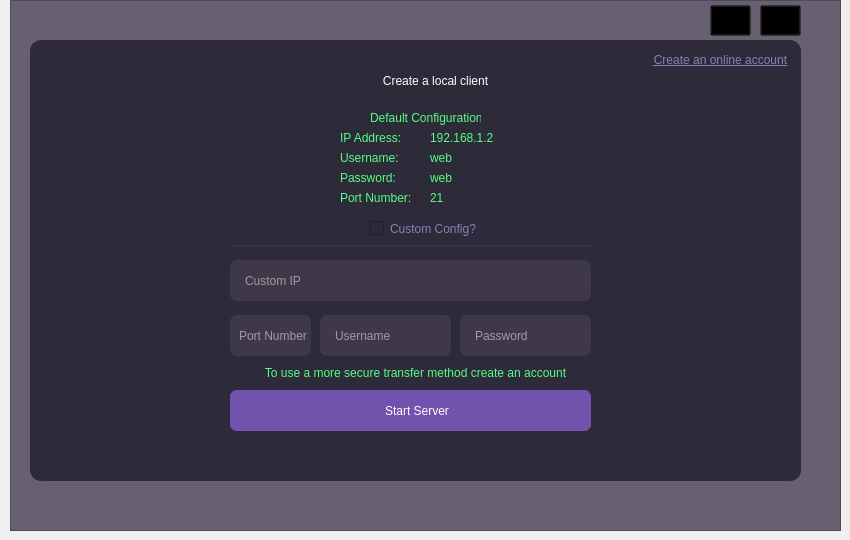
   <widget class="QWidget" name="ipsetup">
    <widget class="QFrame" name="ipsetupbackdrop">
     <property name="geometry">
      <rect>
       <x>10</x>
       <y>0</y>
       <width>831</width>
       <height>531</height>
      </rect>
     </property>
     <property name="styleSheet">
      <string notr="true">background-color: rgb(104, 96, 112);</string>
     </property>
     <property name="frameShape">
      <enum>QFrame::StyledPanel</enum>
     </property>
     <property name="frameShadow">
      <enum>QFrame::Raised</enum>
     </property>
     <widget class="QFrame" name="ipsetupframe">
      <property name="geometry">
       <rect>
        <x>20</x>
        <y>40</y>
        <width>771</width>
        <height>441</height>
       </rect>
      </property>
      <property name="styleSheet">
       <string notr="true">border-radius: 11px;
background-color: rgb(45, 42, 58);</string>
      </property>
      <property name="frameShape">
       <enum>QFrame::StyledPanel</enum>
      </property>
      <property name="frameShadow">
       <enum>QFrame::Raised</enum>
      </property>
      <widget class="QLabel" name="localtitle2">
       <property name="geometry">
        <rect>
         <x>230</x>
         <y>20</y>
         <width>351</width>
         <height>41</height>
        </rect>
       </property>
       <property name="styleSheet">
        <string notr="true">color: rgb(255, 255, 255);
</string>
       </property>
       <property name="text">
        <string>Create a local client</string>
       </property>
       <property name="alignment">
        <set>Qt::AlignCenter</set>
       </property>
      </widget>
      <widget class="QLineEdit" name="customip">
       <property name="geometry">
        <rect>
         <x>200</x>
         <y>220</y>
         <width>361</width>
         <height>41</height>
        </rect>
       </property>
       <property name="styleSheet">
        <string notr="true">QLineEdit{
background-color: rgb(62, 56, 73);
border-radius: 7px;
border: 0px;
color: rgb(255, 255, 255);
padding-left: 13px;
font: 25 9pt &quot;Nimbus Sans D OT Light&quot;;
}
QLineEdit:hover{
border: 0.5px solid rgb(171, 137, 255)
}
QLineEdit:focus{
border: 0.5px solid rgb(171, 137, 255)
}</string>
       </property>
       <property name="text">
        <string/>
       </property>
       <property name="placeholderText">
        <string>Custom IP</string>
       </property>
      </widget>
      <widget class="QLineEdit" name="portnumber">
       <property name="geometry">
        <rect>
         <x>200</x>
         <y>275</y>
         <width>81</width>
         <height>41</height>
        </rect>
       </property>
       <property name="styleSheet">
        <string notr="true">QLineEdit{
background-color: rgb(62, 56, 73);
border-radius: 7px;
border: 0px;
color: rgb(255, 255, 255);
padding-left: 7px;
font: 25 9pt &quot;Nimbus Sans D OT Light&quot;;
}
QLineEdit:hover{
border: 0.5px solid rgb(171, 137, 255)
}
QLineEdit:focus{
border: 0.5px solid rgb(171, 137, 255)
}</string>
       </property>
       <property name="text">
        <string/>
       </property>
       <property name="placeholderText">
        <string>Port Number</string>
       </property>
      </widget>
      <widget class="QPushButton" name="startserver">
       <property name="geometry">
        <rect>
         <x>200</x>
         <y>350</y>
         <width>361</width>
         <height>41</height>
        </rect>
       </property>
       <property name="styleSheet">
        <string notr="true">QPushButton{
background-color: rgb(113, 82, 173);
border-radius: 7px;
border: 0px;
color: rgb(255, 255, 255);
padding-left: 13px;
font: 75 9pt &quot;Nimbus Sans D OT&quot;;}
QPushButton:hover{
background-color: rgb(225, 225, 225);
	color: rgb(172, 172, 172);
}</string>
       </property>
       <property name="text">
        <string>Start Server</string>
       </property>
      </widget>
      <widget class="QLineEdit" name="localusername">
       <property name="geometry">
        <rect>
         <x>290</x>
         <y>275</y>
         <width>131</width>
         <height>41</height>
        </rect>
       </property>
       <property name="styleSheet">
        <string notr="true">QLineEdit{
background-color: rgb(62, 56, 73);
border-radius: 7px;
border: 0px;
color: rgb(255, 255, 255);
padding-left: 13px;
font: 25 9pt &quot;Nimbus Sans D OT Light&quot;;
}
QLineEdit:hover{
border: 0.5px solid rgb(171, 137, 255)
}
QLineEdit:focus{
border: 0.5px solid rgb(171, 137, 255)
}</string>
       </property>
       <property name="text">
        <string/>
       </property>
       <property name="placeholderText">
        <string>Username</string>
       </property>
      </widget>
      <widget class="QLineEdit" name="localpassfield">
       <property name="geometry">
        <rect>
         <x>430</x>
         <y>275</y>
         <width>131</width>
         <height>41</height>
        </rect>
       </property>
       <property name="styleSheet">
        <string notr="true">QLineEdit{
background-color: rgb(62, 56, 73);
border-radius: 7px;
border: 0px;
color: rgb(255, 255, 255);
padding-left: 13px;
font: 25 9pt &quot;Nimbus Sans D OT Light&quot;;
}
QLineEdit:hover{
border: 0.5px solid rgb(171, 137, 255)
}
QLineEdit:focus{
border: 0.5px solid rgb(171, 137, 255)
}</string>
       </property>
       <property name="text">
        <string/>
       </property>
       <property name="placeholderText">
        <string>Password</string>
       </property>
      </widget>
      <widget class="Line" name="line">
       <property name="geometry">
        <rect>
         <x>200</x>
         <y>205</y>
         <width>361</width>
         <height>1</height>
        </rect>
       </property>
       <property name="styleSheet">
        <string notr="true">color: rgb(62, 56, 73);
background-color: rgb(62, 56, 73);</string>
       </property>
       <property name="orientation">
        <enum>Qt::Horizontal</enum>
       </property>
      </widget>
      <widget class="QLabel" name="name">
       <property name="geometry">
        <rect>
         <x>340</x>
         <y>70</y>
         <width>111</width>
         <height>16</height>
        </rect>
       </property>
       <property name="styleSheet">
        <string notr="true">color: rgb(85, 255, 127);
font: 25 9pt &quot;Nimbus Sans D OT Light&quot;;</string>
       </property>
       <property name="text">
        <string>Default Configuration</string>
       </property>
      </widget>
      <widget class="QLabel" name="iptext">
       <property name="geometry">
        <rect>
         <x>310</x>
         <y>90</y>
         <width>61</width>
         <height>16</height>
        </rect>
       </property>
       <property name="styleSheet">
        <string notr="true">color: rgb(85, 255, 127);</string>
       </property>
       <property name="text">
        <string>IP Address:</string>
       </property>
      </widget>
      <widget class="QLabel" name="ipaddressfield">
       <property name="geometry">
        <rect>
         <x>400</x>
         <y>90</y>
         <width>151</width>
         <height>16</height>
        </rect>
       </property>
       <property name="styleSheet">
        <string notr="true">color: rgb(85, 255, 127);</string>
       </property>
       <property name="text">
        <string>192.168.1.2</string>
       </property>
      </widget>
      <widget class="QLabel" name="usernametext">
       <property name="geometry">
        <rect>
         <x>310</x>
         <y>110</y>
         <width>61</width>
         <height>16</height>
        </rect>
       </property>
       <property name="styleSheet">
        <string notr="true">color: rgb(85, 255, 127);</string>
       </property>
       <property name="text">
        <string>Username:</string>
       </property>
      </widget>
      <widget class="QLabel" name="usernamefield">
       <property name="geometry">
        <rect>
         <x>400</x>
         <y>110</y>
         <width>61</width>
         <height>16</height>
        </rect>
       </property>
       <property name="styleSheet">
        <string notr="true">color: rgb(85, 255, 127);</string>
       </property>
       <property name="text">
        <string>web</string>
       </property>
      </widget>
      <widget class="QLabel" name="passwordtext">
       <property name="geometry">
        <rect>
         <x>310</x>
         <y>130</y>
         <width>61</width>
         <height>16</height>
        </rect>
       </property>
       <property name="styleSheet">
        <string notr="true">color: rgb(85, 255, 127);</string>
       </property>
       <property name="text">
        <string>Password:</string>
       </property>
      </widget>
      <widget class="QLabel" name="defaultippass">
       <property name="geometry">
        <rect>
         <x>400</x>
         <y>130</y>
         <width>61</width>
         <height>16</height>
        </rect>
       </property>
       <property name="styleSheet">
        <string notr="true">color: rgb(85, 255, 127);</string>
       </property>
       <property name="text">
        <string>web</string>
       </property>
      </widget>
      <widget class="QLabel" name="portnumtext">
       <property name="geometry">
        <rect>
         <x>310</x>
         <y>150</y>
         <width>71</width>
         <height>16</height>
        </rect>
       </property>
       <property name="styleSheet">
        <string notr="true">color: rgb(85, 255, 127);</string>
       </property>
       <property name="text">
        <string>Port Number:</string>
       </property>
      </widget>
      <widget class="QLabel" name="portnumfieldd">
       <property name="geometry">
        <rect>
         <x>400</x>
         <y>150</y>
         <width>121</width>
         <height>16</height>
        </rect>
       </property>
       <property name="styleSheet">
        <string notr="true">color: rgb(85, 255, 127);</string>
       </property>
       <property name="text">
        <string>21</string>
       </property>
      </widget>
      <widget class="QCheckBox" name="custom">
       <property name="geometry">
        <rect>
         <x>340</x>
         <y>180</y>
         <width>271</width>
         <height>17</height>
        </rect>
       </property>
       <property name="styleSheet">
        <string notr="true">font: 25 9pt &quot;Nimbus Sans D OT Light&quot;;
color: rgb(144, 126, 179);</string>
       </property>
       <property name="text">
        <string>Custom Config?</string>
       </property>
      </widget>
      <widget class="QLabel" name="warning">
       <property name="geometry">
        <rect>
         <x>105</x>
         <y>323</y>
         <width>561</width>
         <height>20</height>
        </rect>
       </property>
       <property name="styleSheet">
        <string notr="true">color: rgb(85, 255, 127);</string>
       </property>
       <property name="text">
        <string>To use a more secure transfer method create an account</string>
       </property>
       <property name="alignment">
        <set>Qt::AlignCenter</set>
       </property>
      </widget>
      <widget class="QPushButton" name="passmask2">
       <property name="geometry">
        <rect>
         <x>520</x>
         <y>281</y>
         <width>41</width>
         <height>31</height>
        </rect>
       </property>
       <property name="styleSheet">
        <string notr="true">background-color: transparent;</string>
       </property>
       <property name="text">
        <string/>
       </property>
       <property name="icon">
        <iconset resource="../ui/uielement.qrc">
         <normaloff>:/icons/eye-crossed.png</normaloff>
         <activeon>:/icons/eye.png</activeon>:/icons/eye-crossed.png</iconset>
       </property>
       <property name="iconSize">
        <size>
         <width>14</width>
         <height>14</height>
        </size>
       </property>
       <property name="checkable">
        <bool>true</bool>
       </property>
      </widget>
      <widget class="QPushButton" name="startserverdef">
       <property name="geometry">
        <rect>
         <x>200</x>
         <y>350</y>
         <width>361</width>
         <height>41</height>
        </rect>
       </property>
       <property name="styleSheet">
        <string notr="true">QPushButton{
background-color: rgb(113, 82, 173);
border-radius: 7px;
border: 0px;
color: rgb(255, 255, 255);
padding-left: 13px;
}QPushButton:hover{
background-color: rgb(225, 225, 225);
	color: rgb(172, 172, 172);
}</string>
       </property>
       <property name="text">
        <string>Start Server</string>
       </property>
      </widget>
      <widget class="QPushButton" name="createaccbtn_2">
       <property name="geometry">
        <rect>
         <x>620</x>
         <y>10</y>
         <width>141</width>
         <height>20</height>
        </rect>
       </property>
       <property name="styleSheet">
        <string notr="true">QPushButton{
color: rgb(144, 126, 179);
font: 75 9pt &quot;HK Grotesk Legacy&quot;;
text-decoration: underline;
}
QPushButton:hover{
color: rgb(235, 235, 235);
}</string>
       </property>
       <property name="text">
        <string>Create an online account</string>
       </property>
      </widget>
     </widget>
     <widget class="QPushButton" name="minimeee_8">
      <property name="geometry">
       <rect>
        <x>700</x>
        <y>5</y>
        <width>41</width>
        <height>31</height>
       </rect>
      </property>
      <property name="styleSheet">
       <string notr="true">QPushButton{
padding-bottom: 22px;
background-color: transparent;}
QPushButton:hover{
background-color: rgba(45, 42, 58, 130);
}</string>
      </property>
      <property name="text">
       <string/>
      </property>
      <property name="icon">
       <iconset resource="../ui/uielement.qrc">
        <normaloff>:/icons/window-minimize.png</normaloff>:/icons/window-minimize.png</iconset>
      </property>
      <property name="iconSize">
       <size>
        <width>32</width>
        <height>32</height>
       </size>
      </property>
     </widget>
     <widget class="QPushButton" name="closeme_8">
      <property name="geometry">
       <rect>
        <x>750</x>
        <y>5</y>
        <width>41</width>
        <height>31</height>
       </rect>
      </property>
      <property name="styleSheet">
       <string notr="true">QPushButton{
background-color: transparent;}
QPushButton:hover{
background-color: rgba(45, 42, 58, 130);
}</string>
      </property>
      <property name="text">
       <string/>
      </property>
      <property name="icon">
       <iconset resource="../ui/uielement.qrc">
        <normaloff>:/icons/rectangle-xmark (1).png</normaloff>
        <activeon>:/icons/rectangle-xmark(filled).png</activeon>:/icons/rectangle-xmark (1).png</iconset>
      </property>
      <property name="iconSize">
       <size>
        <width>32</width>
        <height>32</height>
       </size>
      </property>
     </widget>
    </widget>
   </widget>
